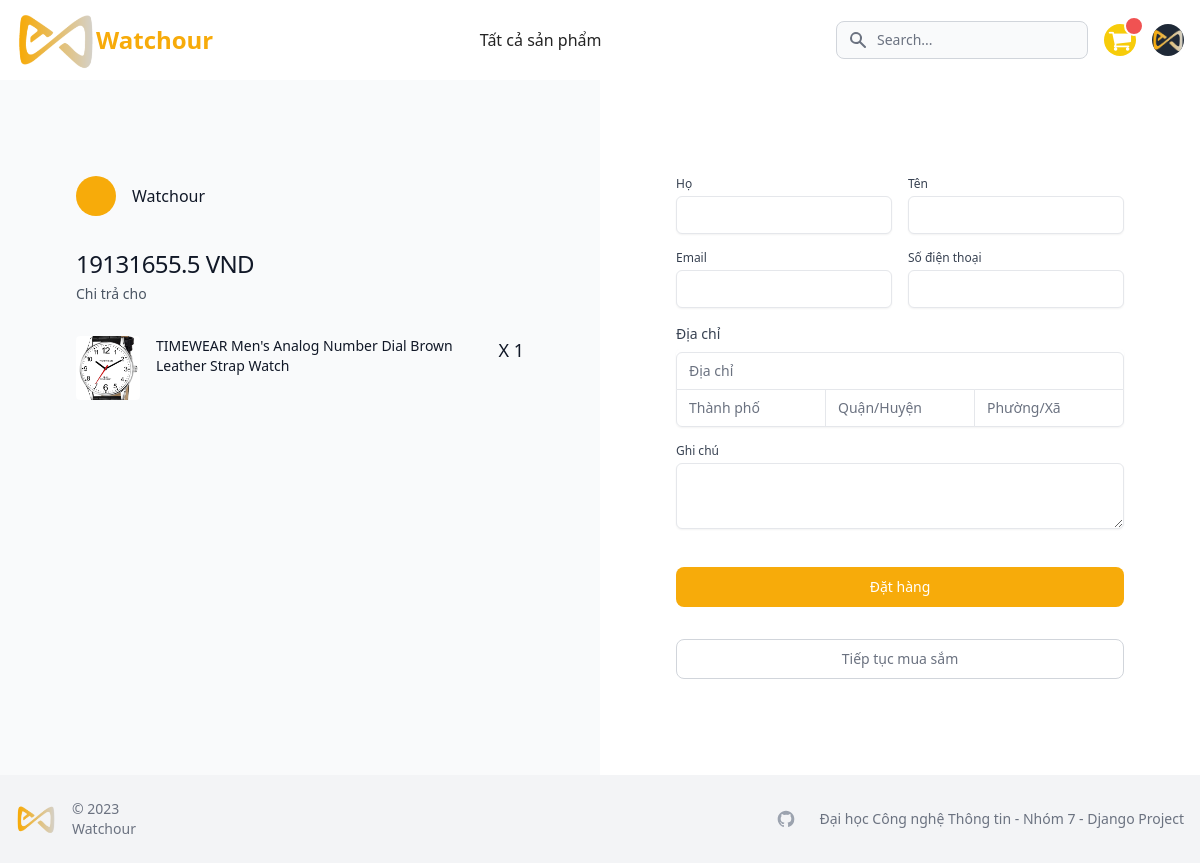
Before: /carts/checkout/ (signed in) with the older database file.
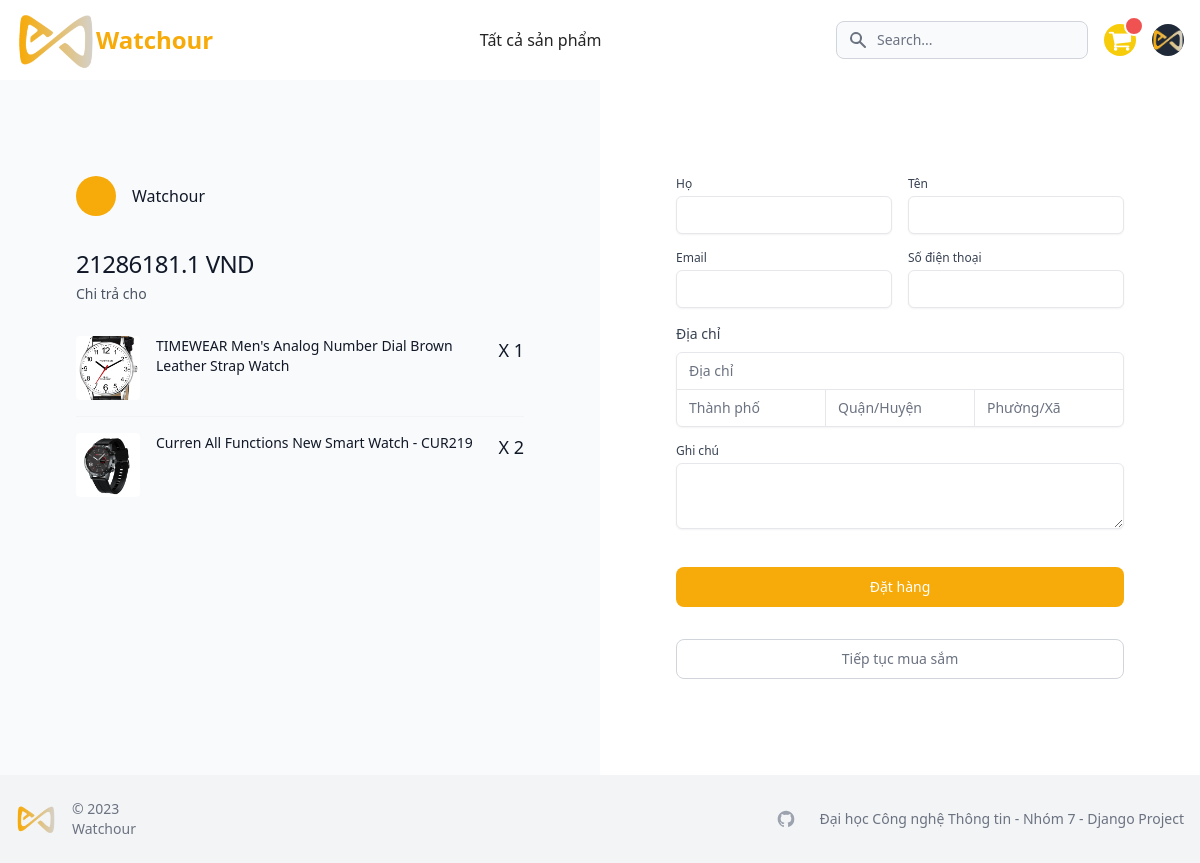
After: the same page with the newer database file.
### carts/models.py (models this page shows, shortened)
class CartItem(models.Model):
    user = models.ForeignKey(Account, on_delete=models.CASCADE, null=True)
    product = models.ForeignKey(Product, on_delete=models.CASCADE)
    cart = models.ForeignKey(Cart, on_delete=models.CASCADE, null=True)
    quantity = models.IntegerField()
    is_active = models.BooleanField(default=True)

### store/models.py (models this page shows, shortened)
class Product(models.Model):
    product_name = models.CharField(max_length=200, unique=True)
    slug = models.SlugField(max_length=200, unique=True)
    description = models.TextField(max_length=500, blank=True)
    price = models.IntegerField()
    images = models.ImageField(upload_to='photos/products')
    stock = models.IntegerField()
    is_available = models.BooleanField(default=True)
    category = models.ForeignKey(Category, on_delete=models.CASCADE)    # Khi xóa category thì Product bị xóa
    created_date = models.DateTimeField(auto_now_add=True)
    modified_date = models.DateTimeField(auto_now=True)

### carts/views.py (the view)
# urls.py: path('checkout/', views.checkout, name='checkout')
@login_required(login_url='login')
def checkout(request, total=0, quantity=0, cart_items=None):
    try:
        cart_items = CartItem.objects.filter(user=request.user, is_active=True)
        for cart_item in cart_items:
            total += cart_item.product.price * cart_item.quantity
            quantity += cart_item.quantity
        tax = total * 2 / 100
        grand_total = total + tax
    except ObjectDoesNotExist:
        pass    # Chỉ bỏ qua
    context = {
        'total': total,
        'quantity': quantity,
        'cart_items': cart_items,
        'tax': tax if "tax" in locals() else "",
        'grand_total': grand_total,
    }
    return render(request, 'store/checkout.html', context=context)

### templates/store/checkout.html (shortened to what the changed rows need)
{% extends 'base.html' %} {% load static %} {% block content %}
<section class="h-full">
	<div class="min-h-[calc(100vh-168px)] max-w-screen-2xl md:grid-cols-2 grid grid-cols-1 mx-auto">
		<div class="bg-gray-50 md:py-24 py-12">
			<div class="lg:px-8 max-w-lg px-4 mx-auto space-y-8">
				<div class="flex items-center gap-4">
					<h2 class="font-medium text-gray-900">Watchour</h2>
				</div>
				<div>
					<p class="text-2xl font-medium tracking-tight text-gray-900">{{ grand_total }} VND</p>
					<p class="mt-1 text-sm text-gray-600">Chi trả cho</p>
				</div>
				<div>
					<div class="flow-root">
						<ul class="-my-4 divide-y divide-gray-100">
							{% for cart_item in cart_items %}
							<li class="flex items-start gap-4 py-4">
								<img
									src="{{ cart_item.product.images.url }}"
									alt=""
									class="object-cover w-16 h-16 rounded" />
								<h3 class="flex-1 text-sm text-gray-900">{{ cart_item.product.product_name }}</h3>
								<span class="text-lg font-medium text-gray-900"> X {{ cart_item.quantity }}</span>
							</li>
							{% endfor %}
						</ul>
					</div>
				</div>
			</div>
		</div>
	</div>
</section>
{% endblock %}

Changed rows visible on the page:
added CartItem: product.images (picture), product.product_name "Curren All Functions New Smart Watch - CUR219", quantity "2"
Other visible differences:
{{ grand_total }}: "19131655.5" → "21286181.1"
